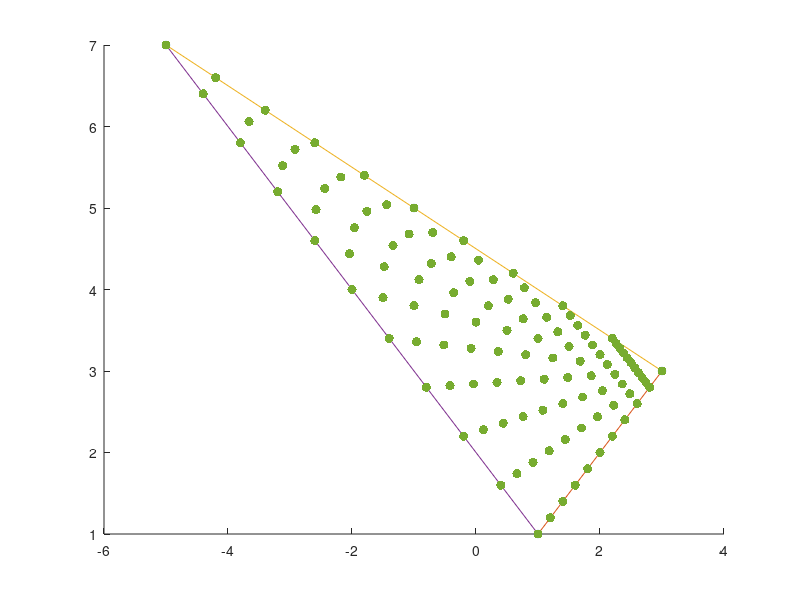
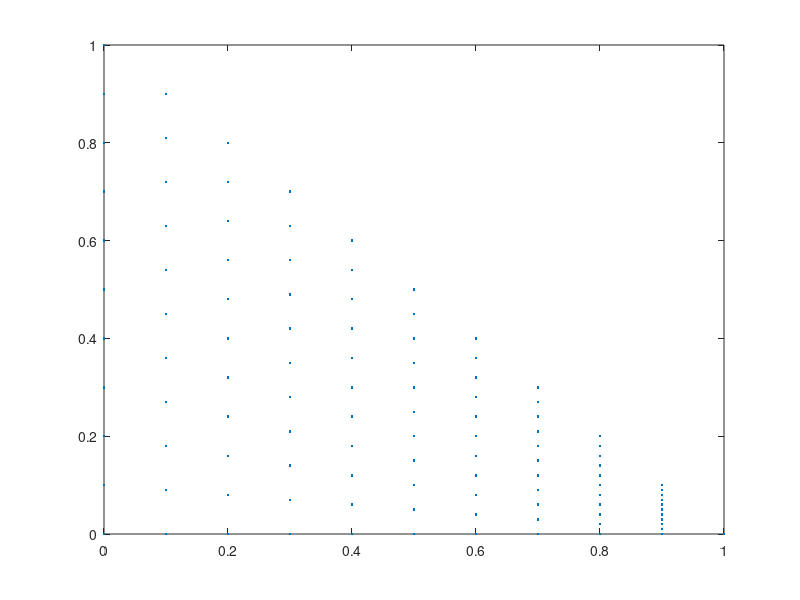
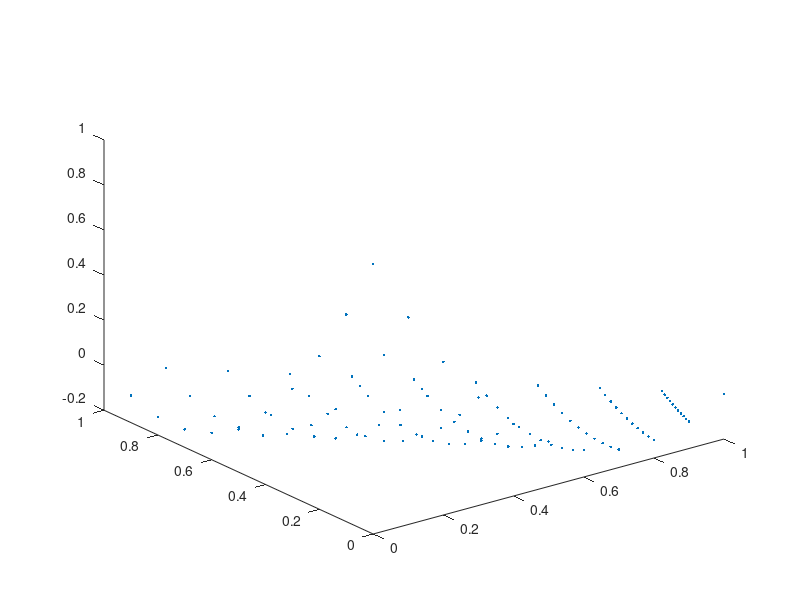
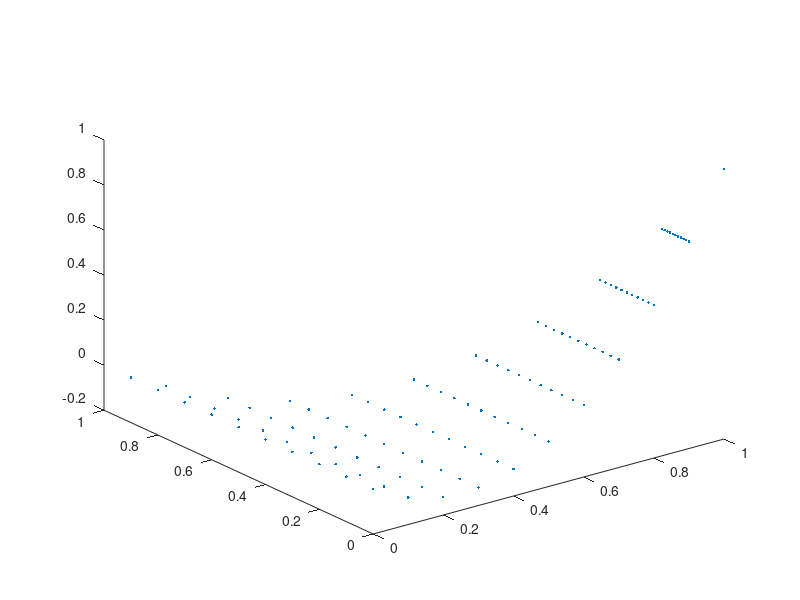

The MATLAB script that drew these images, in order:
clc
clear all
close all

% x=[1,3,2,2,2.5,1.5];
% y=[1,1,3,1,2,2];

x=[1,3,-5,2,-1,-2];
y=[1,3,7,2,5,4];

ea=[];
na=[];
pha=[];
xm=[];
ym=[];

ne=11;
nn=11;
de=1/(ne-1);

k=0;
for i=1:ne
    e=(i-1)*de;        
    dn=(1-e)/(nn-1);
    for j=1:nn        
        n=(j-1)*dn;
        k=k+1;
        ea(k)=e;
        na(k)=n;
        phi=[1 - 3*e - 3*n + 2*e^2 + 2*n^2 + 4*e*n,...
            2*e^2 - e,...
            2*n^2 - n,...
            4*e - 4*e^2 - 4*e*n,...
            4*e*n,...
            4*n - 4*n^2 - 4*e*n];
        pha(k,:)=phi;
        xm(k)=phi*x';
        ym(k)=phi*y';
    end
end

figure(1)
hold on
plot(x,y,'+')
plot([x(1),x(2)],[y(1),y(2)])
plot([x(2),x(3)],[y(2),y(3)])
plot([x(3),x(1)],[y(3),y(1)])
plot(xm,ym,'.','MarkerSize',20)

figure(2)
plot(ea,na,'.')

for i=1:6
    figure(10+i)
    plot3(ea,na,pha(:,i),'.')
end